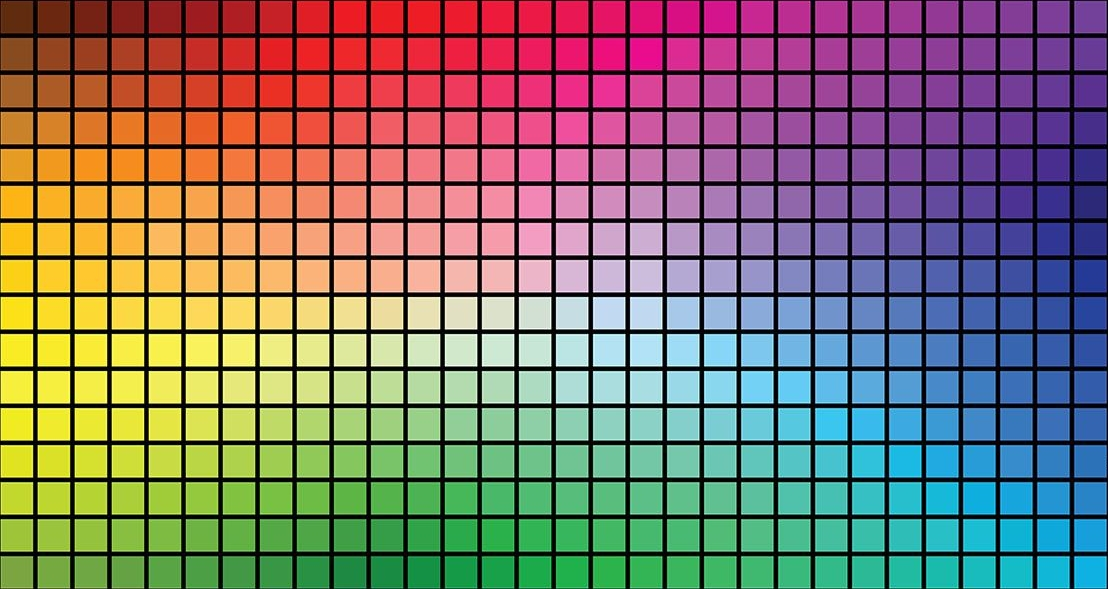
#> input picture get colors and create board/original_board.jpg, 1108 x 589 px
$ python create_board.py
#> lines starting #> are read from the running program, lines starting #| are printed output that depends on the picture
### get colors and create board/get_colors_from_image.py
from PIL import Image
import csv
import json
import numpy as np

img = Image.open('original_board.jpg')
#> img is the input picture: PIL image 1108x589 RGB; mean R, G, B 124.7, 113.4, 104.8
pixels = img.load()
width, height = img.size
#> width = 1108; height = 589

# [11 lines left out: function save_to_csv, not called in this run]

alphabet = ["A","B","C","D","E","F","G","H","I","J","K","L","M","N","O","P"];
# [17 lines left out: function save_to_json, not called in this run]


def save_to_numpy_array():

    color_matrix = np.ones((30, 16, 3), dtype=np.uint8)

    for y in range(16):
        for x in range(30):
            pixel_x = 18 + 37*x
            pixel_y = 18 + 37*y

            r, g, b = pixels[pixel_x, pixel_y]

            color_matrix[x,y,0] = r
            color_matrix[x,y,1] = g
            color_matrix[x,y,2] = b

    return color_matrix

### get colors and create board/create_board.py
from get_colors_from_image import save_to_numpy_array, alphabet
from PIL import Image, ImageDraw, ImageFont
import numpy as np
import qrcode

def draw_gray_rectangles(image, y, base_size, border, colors):

    for index, color in enumerate(colors):
        rectangle = Image.new('RGB', (base_size - border, base_size*2-border), (color,color,color))
        image.paste(rectangle, (index * base_size, y))

def write_numbers(image, y, spacing, numbers):

    draw = ImageDraw.Draw(image)
    font = ImageFont.truetype(font='monospace.ttf', size=100)

    for index, number in enumerate(numbers):
        if number != "":
            label = '{:0>2}'.format(number)
            draw.text((index*spacing+30, y), label, fill="white", font=font)

def write_axis(image, spacing, x_axis, y_axis):

    draw = ImageDraw.Draw(image)
    font = ImageFont.truetype(font='monospace.ttf', size=100)

    # Escribo las letras de la derecha
    for index, elem in enumerate(y_axis):
        label = '{: >2}'.format(elem)
        pos = (30, (index+1)*spacing+30)
        draw.text(pos, label, fill="white", font=font)

    # Escribo los números de arriba
    for index, elem in enumerate(x_axis):
        label = '{:0>2}'.format(elem)
        pos = ((index+1)*spacing+30, 30)
        draw.text(pos, label, fill="white", font=font)

def create_board(matrix, square_size, border):

    # Creo cuadricula de colores
#> called with matrix = array of shape (30, 16, 3), square_size = 150, border = 15
    height, width, _ = matrix.shape
#> height = 30; width = 16

    # A3  = 3508 x 4960
    # A3+ = 3720 x 5433
    board  = Image.new('RGB', (4960, 3508), "black")
#> board: PIL image 4960x3508 RGB; every value is 0
    colors = Image.new('RGB', (32*square_size, 18*square_size), "black")
#> colors: PIL image 4800x2700 RGB; every value is 0

    # Armo los cuadrados de colores
    for y in range(width):
        for x in range(height):
            color  = tuple(matrix[x, y])
            square = Image.new('RGB', (square_size - border,  square_size - border), color)
            colors.paste(square, ((x+1) * square_size, (y+1) * square_size))
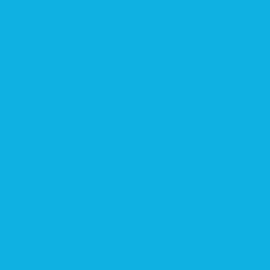
#> square: PIL image 135x135 RGB (shown 2 times larger); mean R, G, B 15, 177, 226

    write_axis(colors, square_size, range(1,31), alphabet)
    colors=colors.rotate(180)
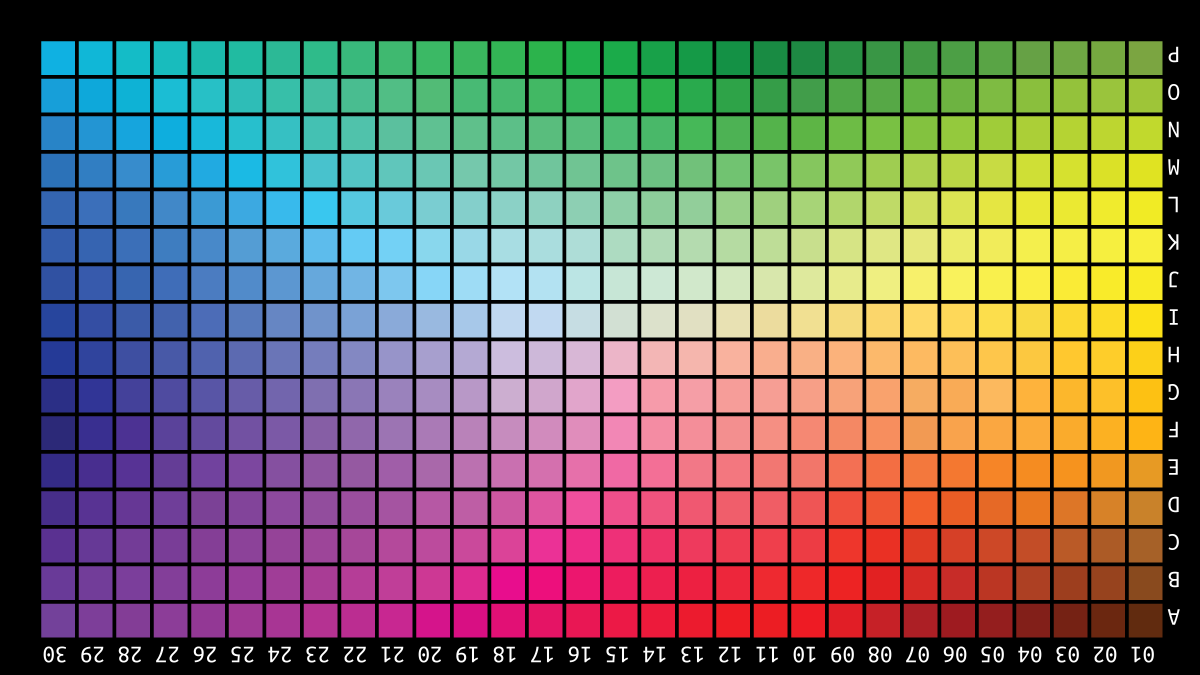
#> colors: PIL image 4800x2700 RGB (shown at 1/4 size); mean R, G, B 106.9, 97.5, 89.2
    write_axis(colors, square_size, range(30,0,-1), alphabet[::-1])
#> the loop in write_axis (call 2), `for index, elem in enumerate(y_axis):` made 16 passes
#> (elem, label, pos) on passes 1 to 12: ('P', ' P', (30, 180)), ('O', ' O', (30, 330)), ('N', ' N', (30, 480)), ('M', ' M', (30, 630)), ('L', ' L', (30, 780)), ('K', ' K', (30, 930)), ('J', ' J', (30, 1080)), ('I', ' I', (30, 1230)), ('H', ' H', (30, 1380)), ('G', ' G', (30, 1530)), ('F', ' F', (30, 1680)), ('E', ' E', (30, 1830))
    colors=colors.rotate(180)
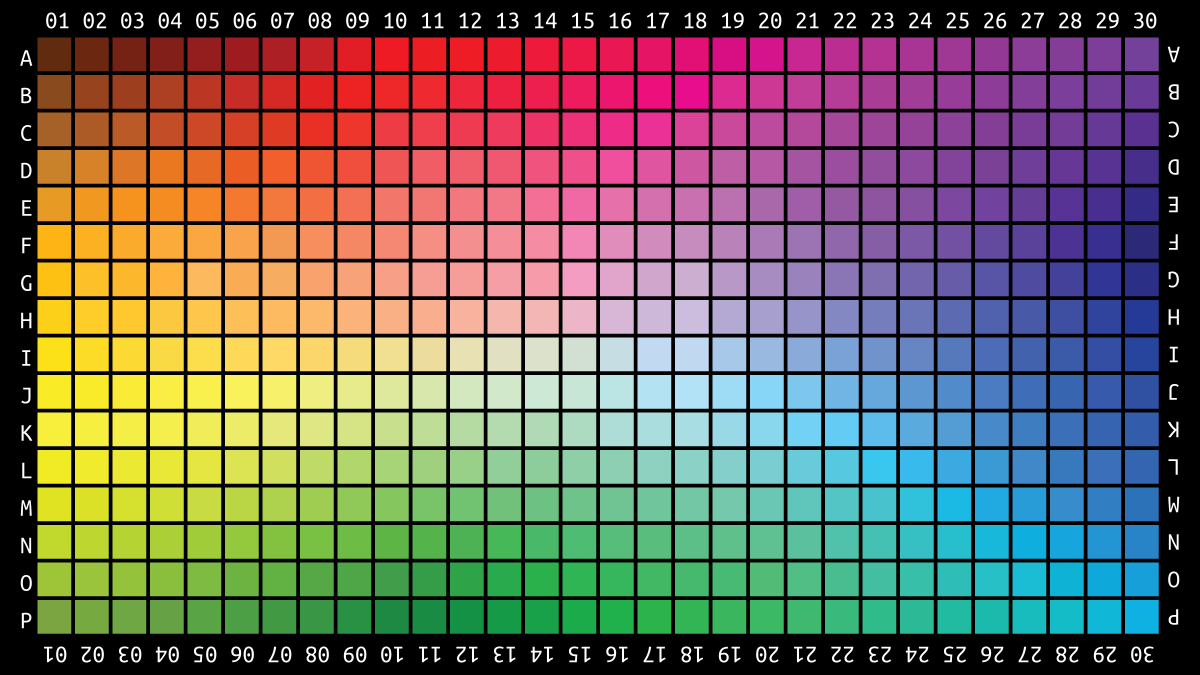
#> colors: PIL image 4800x2700 RGB (shown at 1/4 size); mean R, G, B 108.4, 99, 90.7

    margin = (4960 - square_size*32)//2
    board.paste(colors, (margin,margin))

    points = Image.new('RGB', (25*square_size, 4*square_size), "black")
#> points: PIL image 3750x600 RGB; every value is 0

    draw_gray_rectangles(points,             0, square_size, border, range(50,126,3))
#> after the loop in draw_gray_rectangles, `for index, color in enumerate(colors):`:
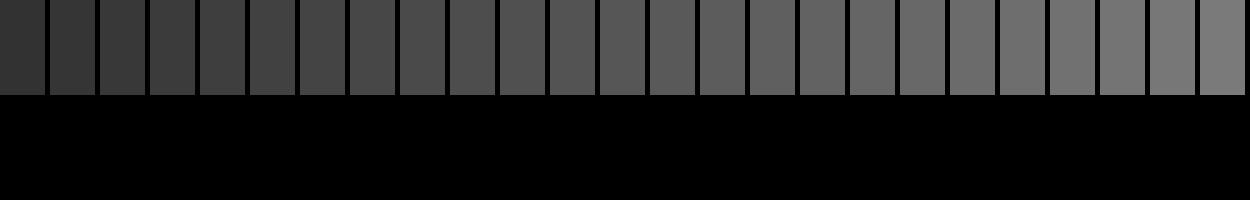
#> image: PIL image 3750x600 RGB (shown at 1/3 size); min 0, max 122, mean 36.8
#> after the loop in draw_gray_rectangles, `for index, color in enumerate(colors):`: rectangle: PIL image 135x285 RGB; every value is 125
    draw_gray_rectangles(points, square_size*2, square_size, border, range(200,125,-3))
#> call 2 of draw_gray_rectangles, with y = 300, base_size = 150, border = 15
#> after the loop in draw_gray_rectangles (call 2), `for index, color in enumerate(colors):`:
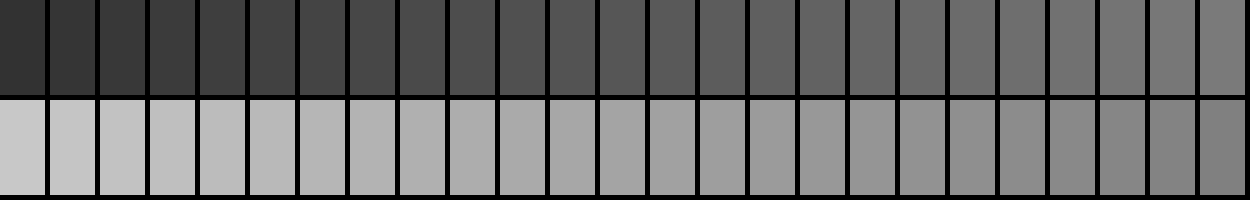
#> image: PIL image 3750x600 RGB (shown at 1/3 size); min 0, max 200, mean 106.9
#> after the loop in draw_gray_rectangles (call 2), `for index, color in enumerate(colors):`: rectangle: PIL image 135x285 RGB; every value is 128

    draw = ImageDraw.Draw(points)
    font = ImageFont.truetype(font='monospace.ttf', size=100)

    write_numbers(points,   square_size+30, square_size, [ i if i % 5 == 0 else "" for i in range(1,26)])
#> the loop in write_numbers, `for index, number in enumerate(numbers):` made 25 passes
#> (number, label) on passes 5, 10, 15, 20, 25: (5, '05'), (10, '10'), (15, '15'), (20, '20'), (25, '25')
#> number on passes 1, 2, 3, 4, 6, 7: '', '', '', '', '', ''
    write_numbers(points, 3*square_size+30, square_size, [ i if i % 5 == 0 else "" for i in range(50,25,-1)])
#> the loop in write_numbers (call 2), `for index, number in enumerate(numbers):` made 25 passes
#> (number, label) on passes 1, 6, 11, 16, 21: (50, '50'), (45, '45'), (40, '40'), (35, '35'), (30, '30')

    points = points.rotate(180)
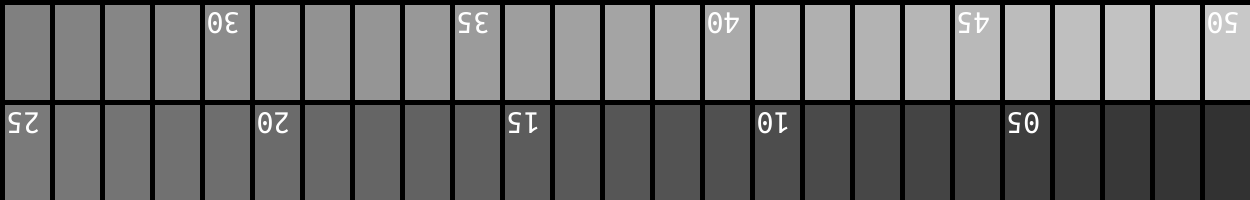
#> points: PIL image 3750x600 RGB (shown at 1/3 size); min 0, max 255, mean 108

    board.paste(points, (margin+square_size, 3508-margin-square_size*4))

    board = board.rotate(180)
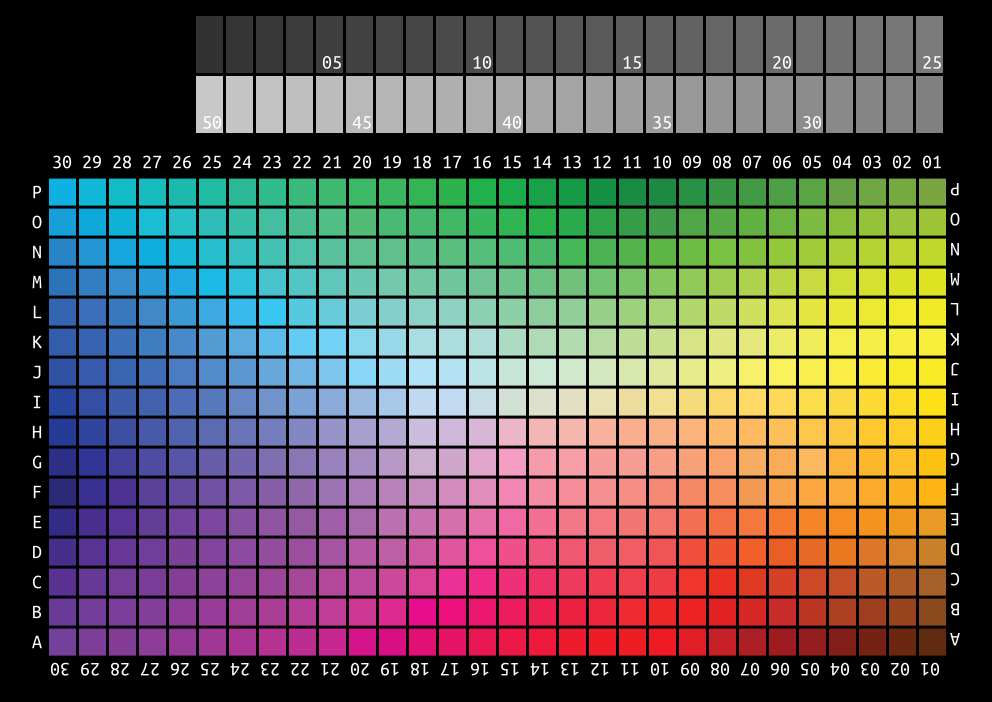
#> board: PIL image 4960x3508 RGB (shown at 1/5 size); mean R, G, B 94.7, 87.7, 81.5

    qr_image = qrcode.make('https://mentitas.github.io/huecards/')
#> (the run stopped early here; a loop or call above may not have finished)
